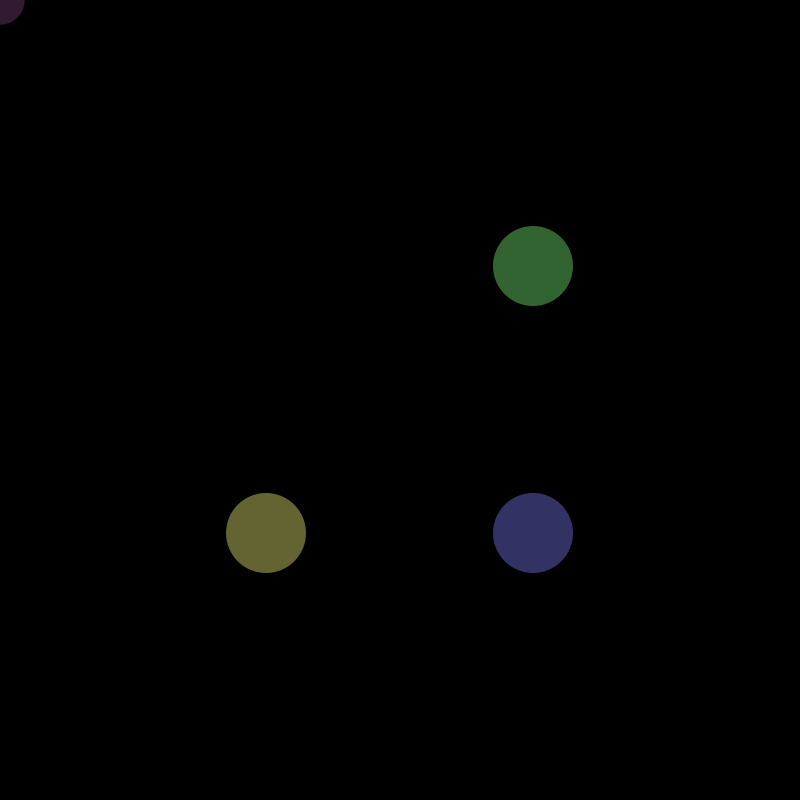
Frame 1 (no input)
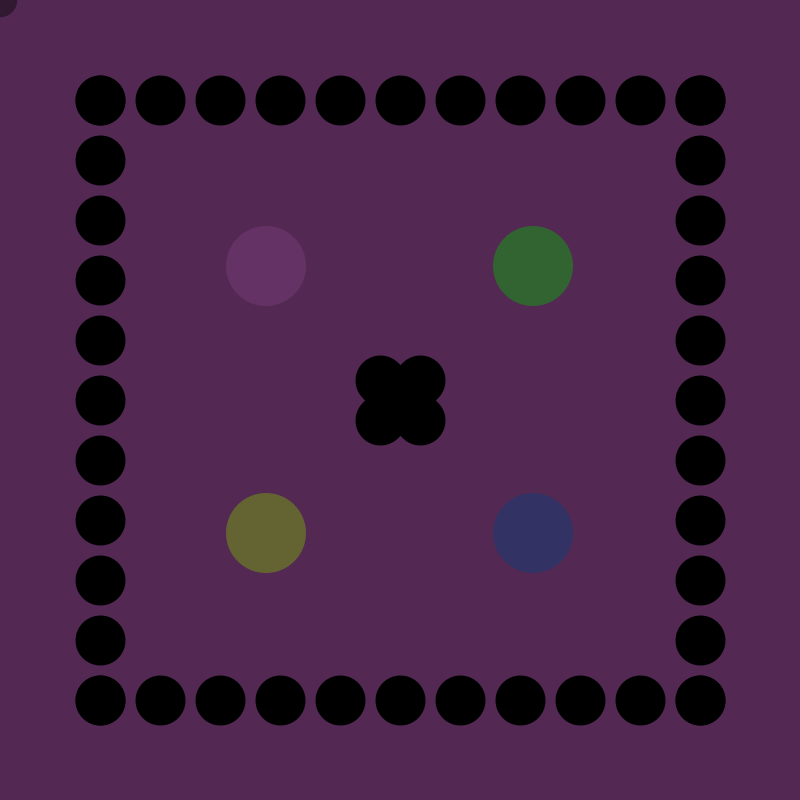
Frame 60 (the mouse pressed at the canvas centre just before this capture)
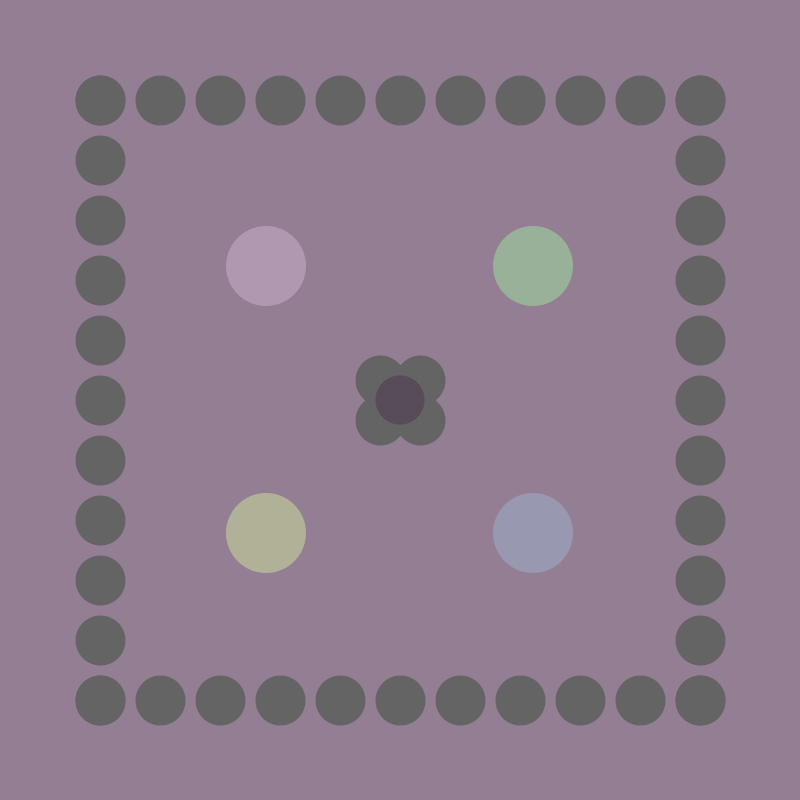
Frame 120 (the mouse held since frame 60 and released just before this capture)

The Processing sketch that drew these frames (run headless with seeded random() and noise(); from frame 60 on, the mouse is pressed at the canvas centre):

// Processing sketch: sketch_190911ahomeworkcopy
// ── sketch_190911ahomeworkcopy.pde
float a, b, c, d;
int size=80, R, G, B;


void setup() {
  size(800, 800);
  a=(width/3);
  b=(width*2/3);
  c=(height/3);
  d=(height*2/3);
  background(R/1.2, G/1.2, B/1.2);
}

void draw() {
  
  
  if (dist1(a, b)<size/2) {
    background(255, 255, 255, 90);
  } else if (dist2(a)<size/2) {
    background(255, 255, 255, 90);
  } else if (dist3(a, b)<size/2) {
    background(255, 255, 255, 90);
  } else if (dist4(b)<size/2) {
    background(255, 255, 255, 90);
  } else {
    background(R/1.2, G/1.2, B/1.2);
  }
  
  stroke(mouseX/4, mouseY/4, mouseY/4);
  boolean k= (dist1(a, b)-40>0); 
  if (k) { 
    line(380, 380, 420, 420); 
    line(420, 380, 380, 420);
  } 
  if (!k) { 
    ellipse(400, 400, 100, 100);
  } 
  k = true; 

  boolean j= (dist2(a)-40<0); 
  if (j) { 
    ellipse(400, 400, 100, 100);
  } 

  boolean h= (dist3(a, b)-40<0); 
  if (h) { 
    ellipse(400, 400, 100, 100);
  } 

  boolean l= (dist4(b)-40<0); 
  if (l) { 
    ellipse(400, 400, 100, 100);
  } 


  noStroke();
  fill(R, G, B);
  R=int(map(mouseX, 0, width, 100, 255));
  G=int(map(mouseY, 0, width, 100, 255));
  B=int(map(mouseY, 0, width, 50, 255));
  ellipse(a, a, size, size);
  fill(R, G, B);
  R=int(map(mouseY, 0, width, 50, 255));
  G=int(map(mouseX, 0, width, 100, 255));
  B=int(map(mouseY, 0, width, 50, 255));
  ellipse(a, b, size, size);
  fill(R, G, B);
  R=int(map(mouseY, 0, width, 50, 255));
  G=int(map(mouseX, 0, width, 50, 255));
  B=int(map(mouseX, 0, width, 100, 255));
  ellipse(b, a, size, size);
  fill(R, G, B);
  R=int(map(mouseX, 0, width, 100, 255));
  G=int(map(mouseX, 0, width, 50, 255));
  B=int(map(mouseX, 0, width, 50, 255));
  ellipse(b, b, size, size);

  fill(R, G, B);
  R=int(map(mouseX, 0, width, 100, 255));
  G=int(map(mouseX, 0, width, 50, 255));
  B=int(map(mouseX, 0, width, 100, 255));
 
  float q=random(30,60);
  fill(R/2, G/2, B/2);
  ellipse(mouseX, mouseY, q, q);

  fill(R, G, B);
  int x1 = 100;
  int y1 = 100;
  int x2 = 100;
  int y2 = 700;

  for (int i = 0; i <= 10; i++) {
    stroke(mouseX/4, mouseY/4, mouseY/4);
    float x = lerp(x1, x2, i/10.0);
    float y = lerp(y1, y2, i/10.0);
    strokeWeight(50);
    point(x, y);


    float m = lerp(x1, y2, i/10.0);
    float n = lerp(y2, y2, i/10.0);
    point(m, n);

    float o = lerp(x1, y2, i/10.0);
    float p = lerp(x2, x2, i/10.0);
    point(o, p);

    float r = lerp(y2, y2, i/10.0);
    float s = lerp(y2, x2, i/10.0);
    point(r, s);
  }
  


}


float dist1(float a, float b) {
  float dist1 = sqrt(sq(a-mouseX)+sq(b-mouseY));
  return dist1;
}

float dist2(float a) {
  float dist2=sqrt(sq(a-mouseX)+sq(a-mouseY));
  return dist2;
}

float dist3(float a, float b) {
  float dist3=sqrt(sq(b-mouseX)+sq(a-mouseY));
  return dist3;
}

float dist4(float b) {
  float dist2=sqrt(sq(b-mouseX)+sq(b-mouseY));
  return dist2;
}
